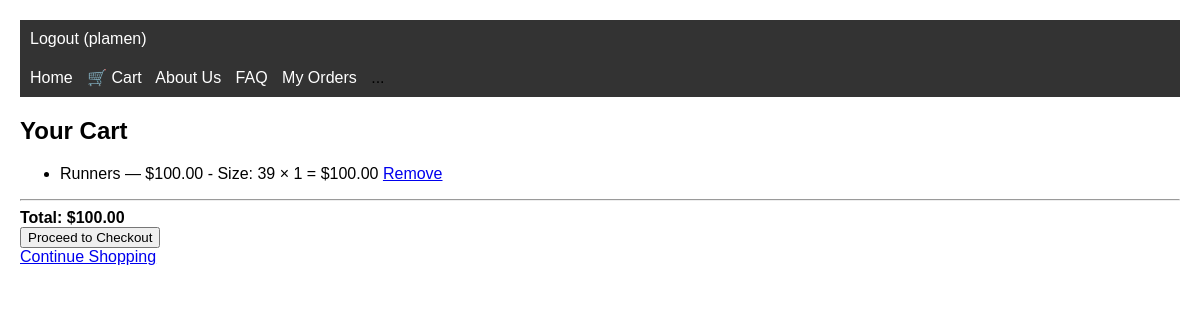
Before: /products/cart/ (signed in) with the older database file.
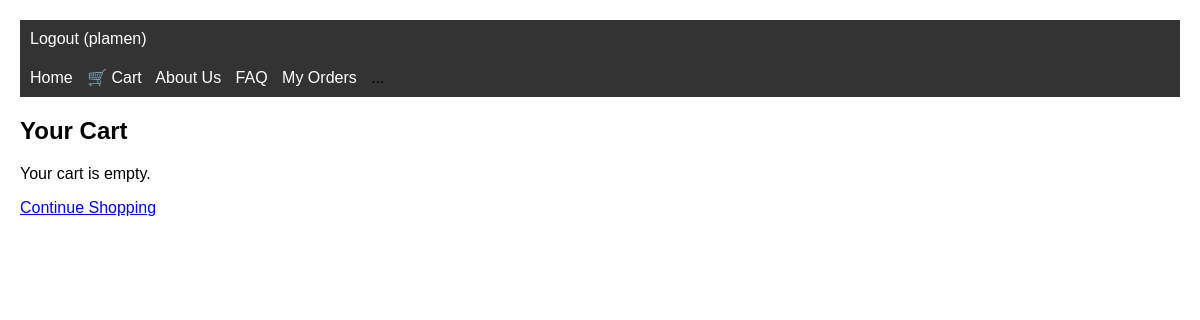
After: the same page with the newer database file.
### products/models.py (models this page shows, shortened)
class CartItem(models.Model):
    cart = models.ForeignKey(Cart, related_name='items', on_delete=models.CASCADE)
    shoe = models.ForeignKey('Shoe', on_delete=models.CASCADE)
    quantity = models.PositiveIntegerField(default=1)
    size = models.CharField(max_length=5, default='42')
    def total_price(self):
        return self.quantity * self.shoe.price

class Shoe(models.Model):
    name = models.CharField(max_length=255)
    brand = models.CharField(max_length=100)
    price = models.DecimalField(max_digits=10, decimal_places=2)
    description = models.TextField(blank = True)
    image = models.ImageField(upload_to='shoes/', blank=True, null=True)
    stock = models.PositiveIntegerField()
    size = models.CharField(max_length=5,default= '42')

### products/views.py (the view)
# urls.py: path('cart/', cart_detail, name='cart_detail'),
@login_required
def cart_detail(request):
    cart, created = Cart.objects.get_or_create(user=request.user)
    return render(request, 'products/cart_detail.html', {
        'cart': cart,
        'items': cart.items.all(),
        'total': cart.total_price()
    })

### products/models.py (called while the page is built)
    def total_price(self):
        return sum(item.total_price() for item in self.items.all())

### templates/products/cart_detail.html
{% extends 'base.html' %}
{% block content %}
<h2>Your Cart</h2>
{% if items %}
    <ul>
        {% for item in items %}
            <li>
                {{ item.shoe.name }} — ${{ item.shoe.price }} - Size: {{ item.size }} × {{ item.quantity }} =
                ${{ item.total_price|floatformat:2 }}
                <a href="{% url 'remove_from_cart' item.shoe.id %}">Remove</a>
            </li>
        {% endfor %}
    </ul>
    <hr>
    <strong>Total: ${{ total|floatformat:2 }}</strong>
    <form method="get" action="{% url 'checkout' %}">
        <button type="submit">Proceed to Checkout</button>
    </form>
{% else %}
    <p>Your cart is empty.</p>
{% endif %}
<a href="{% url 'product_list' %}">Continue Shopping</a>
{% endblock %}

Changed rows visible on the page:
removed CartItem: shoe.name "Runners", shoe.price "100.00", size "39", quantity "1", total_price "100.00"
Other visible differences:
{{ total|floatformat:2 }}: "100.00" → (not shown)
text no longer shown: "Total: $ Proceed to Checkout"
text now shown: "Your cart is empty."
